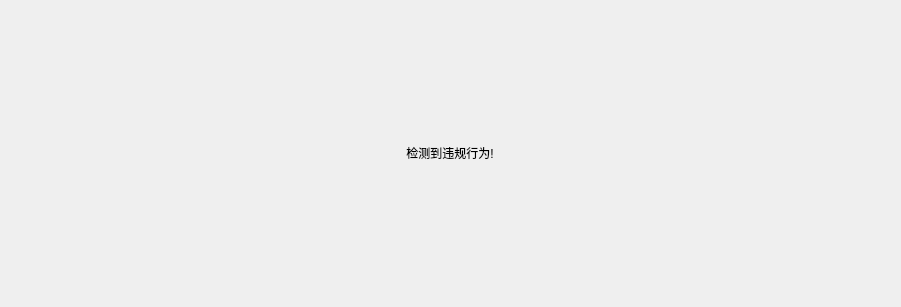
<?xml version="1.0" encoding="UTF-8"?>
<ui version="4.0">
 <class>WarningWidget</class>
 <widget class="QWidget" name="WarningWidget">
  <property name="geometry">
   <rect>
    <x>0</x>
    <y>0</y>
    <width>901</width>
    <height>307</height>
   </rect>
  </property>
  <property name="windowTitle">
   <string>Form</string>
  </property>
  <layout class="QHBoxLayout" name="horizontalLayout">
   <item>
    <widget class="QWidget" name="widget" native="true">
     <layout class="QHBoxLayout" name="horizontalLayout_2">
      <item>
       <widget class="QLabel" name="label">
        <property name="maximumSize">
         <size>
          <width>764</width>
          <height>100</height>
         </size>
        </property>
        <property name="text">
         <string>检测到违规行为!</string>
        </property>
        <property name="alignment">
         <set>Qt::AlignCenter</set>
        </property>
       </widget>
      </item>
     </layout>
    </widget>
   </item>
  </layout>
 </widget>
 <resources/>
 <connections/>
</ui>
